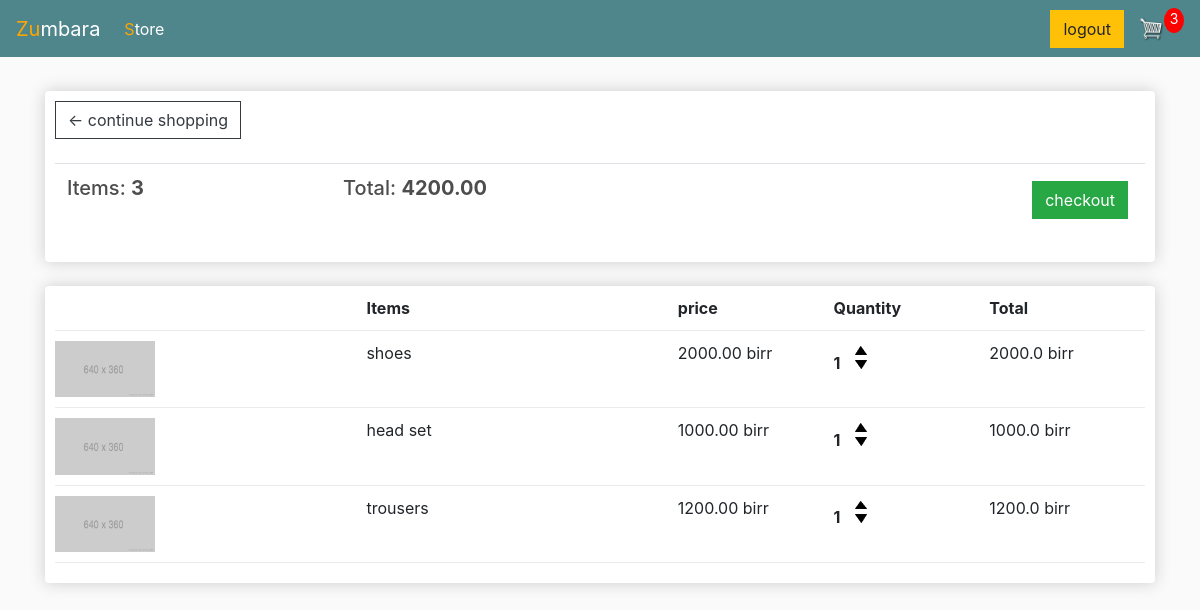
/cart/ (signed in), run on an earlier commit of the app's database.
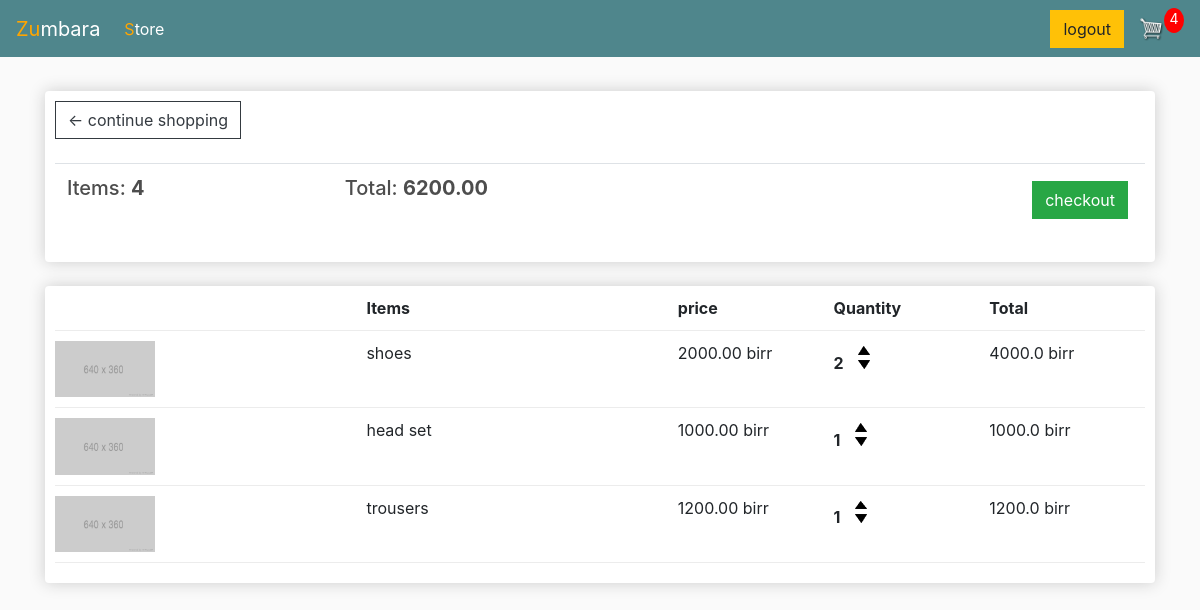
And on a later commit of the database.
### store/models.py (models this page shows, shortened)
class Order(models.Model):
    customer = models.ForeignKey(Customer, on_delete=models.SET_NULL, blank=True, null=True)
    date_ordered = models.DateTimeField(auto_now_add=True)
    complete = models.BooleanField(default=False, null=True, blank=True)
    transaction_id = models.CharField(max_length=100, null=True)
    @property
    def get_cart_total(self):
        orderitems = self.orderitem_set.all()
        total = sum([item.get_total for item in orderitems])
        return total
    @property
    def get_cart_items(self):
        orderitems = self.orderitem_set.all()
        total = sum([item.quantity for item in orderitems])
        return total

class OrderItem(models.Model):
    product = models.ForeignKey(Product, on_delete=models.SET_NULL, blank=True, null=True)
    order = models.ForeignKey(Order, on_delete=models.SET_NULL, null=True, blank=True)
    quantity = models.IntegerField(default=0 , null=True, blank=True)
    date_added = models.DateTimeField(auto_now_add=True)
    @property
    def get_total(self):
        total=self.product.price * self.quantity
        return total

class Product(models.Model):
    name = models.CharField(max_length=100)
    price = models.FloatField()
    digital = models.BooleanField(default=False, null=True, blank=True)

### store/views.py (the view)
# urls.py: path('cart/', views.cart, name="cart"),
def cart(request):
    if request.user.is_authenticated:
        customer = request.user.customer
        order,create = Order.objects.get_or_create(customer=customer, complete=False)
        items = order.orderitem_set.all()
        cartItems = order.get_cart_items
    else:
        items = []
        order = {'get_cart_items': 0, 'get_cart_total': 0, 'shipping':False}
        cartItems =order['get_cart_items']
    context = {'items':items, 'order': order, 'cartItems':cartItems}
    return render(request, 'store/cart.html', context)

### store/templates/store/cart.html (shortened to what this page needs)
{% extends 'store/main.html' %}
{% load static %}
    {% block content %}
    <div class="row">
        <div class="col-lg-12">
            <div class="box-element">
                <a class="btn btn-outline-dark" href="{% url 'store' %}">&#x2190; continue shopping</a>
                <br>
                <br>
                <table class="table">
                    <tr>
                        <th><h5>Items: <strong>{{order.get_cart_items}}</strong></h5></th>
                        <th><h5>Total: <strong>{{order.get_cart_total|floatformat:2}}</strong></h5></th>
                        <th>
                            <a style="float: right; margin: 5px;" class="btn btn-success" href="{% url 'checkout' %}">checkout</a>
                        </th>
                    </tr>
                </table>
            </div>
            <br>
            <div class="box-element">
                <div class="cart-row">
                    <div style="flex: 2;"></div>
                    <div style="flex: 2;"><strong>Items</strong></div>
                    <div style="flex: 1;"><strong>price</strong></div>
                    <div style="flex: 1;"><strong>Quantity</strong></div>
                    <div style="flex: 1;"><strong>Total</strong></div>
                </div>
                {% for item in items %}
                <div class="cart-row">
                    <div style="flex:2"><img class="row-image"  src="{% static 'images/placeholder.png' %}"></div>
                    <div style="flex:2"><p>{{item.product.name}}</p></div>
                    <div style="flex:1"><p>{{item.product.price|floatformat:2}} birr</p></div>
                    <div style="flex:1">
                        <p class="quantity">{{item.quantity}}</p>
                        <div class="quantity">
                            <img class="chg-quantity update-cart" data-product = "{{item.product.id}}" data-action="add"  src="{% static  'images/arrow-up.png' %}">
                            <img class="chg-quantity update-cart" data-product = "{{item.product.id}}" data-action="remove"  src="{% static  'images/arrow-down.png' %}">
                        </div>
                    </div>
                    <div style="flex:1"><p>{{item.get_total}} birr</p></div>
                </div>
                {% endfor %}
            </div>
        </div>
    </div>
    {% endblock content %}

What changed in the data, as far as the page shows it:
changed through a linked row, Order: get_cart_items "3" → "4"; get_cart_total "4200.00" → "6200.00"
changed OrderItem "shoes": quantity "1" → "2"; get_total "2000.0" → "4000.0"
Also different on the page:
{{ cartItems }}: "3" → "4"
